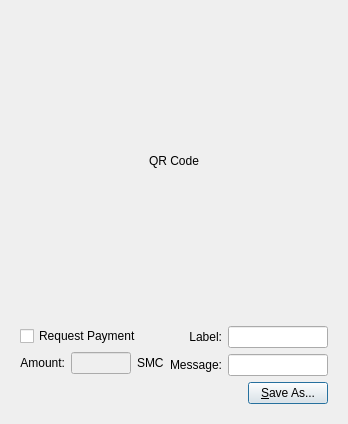
<?xml version="1.0" encoding="UTF-8"?>
<ui version="4.0">
 <class>QRCodeDialog</class>
 <widget class="QDialog" name="QRCodeDialog">
  <property name="geometry">
   <rect>
    <x>0</x>
    <y>0</y>
    <width>320</width>
    <height>404</height>
   </rect>
  </property>
  <property name="windowTitle">
   <string>Dialog</string>
  </property>
  <layout class="QVBoxLayout" name="verticalLayout_3">
   <item>
    <widget class="QLabel" name="lblQRCode">
     <property name="sizePolicy">
      <sizepolicy hsizetype="Expanding" vsizetype="Expanding">
       <horstretch>0</horstretch>
       <verstretch>0</verstretch>
      </sizepolicy>
     </property>
     <property name="minimumSize">
      <size>
       <width>300</width>
       <height>300</height>
      </size>
     </property>
     <property name="text">
      <string>QR Code</string>
     </property>
     <property name="alignment">
      <set>Qt::AlignCenter</set>
     </property>
     <property name="wordWrap">
      <bool>true</bool>
     </property>
    </widget>
   </item>
   <item>
    <widget class="QWidget" name="widget" native="true">
     <layout class="QVBoxLayout" name="verticalLayout_2">
      <item>
       <layout class="QHBoxLayout" name="horizontalLayout_2">
        <item>
         <layout class="QVBoxLayout" name="verticalLayout">
          <item>
           <widget class="QCheckBox" name="chkReqPayment">
            <property name="enabled">
             <bool>true</bool>
            </property>
            <property name="text">
             <string>Request Payment</string>
            </property>
           </widget>
          </item>
          <item>
           <layout class="QHBoxLayout" name="horizontalLayout">
            <item>
             <widget class="QLabel" name="lblAmount">
              <property name="sizePolicy">
               <sizepolicy hsizetype="Preferred" vsizetype="Maximum">
                <horstretch>0</horstretch>
                <verstretch>0</verstretch>
               </sizepolicy>
              </property>
              <property name="text">
               <string>Amount:</string>
              </property>
              <property name="alignment">
               <set>Qt::AlignRight|Qt::AlignTrailing|Qt::AlignVCenter</set>
              </property>
              <property name="buddy">
               <cstring>lnReqAmount</cstring>
              </property>
             </widget>
            </item>
            <item>
             <widget class="QLineEdit" name="lnReqAmount">
              <property name="enabled">
               <bool>false</bool>
              </property>
              <property name="minimumSize">
               <size>
                <width>60</width>
                <height>0</height>
               </size>
              </property>
              <property name="alignment">
               <set>Qt::AlignRight|Qt::AlignTrailing|Qt::AlignVCenter</set>
              </property>
             </widget>
            </item>
            <item>
             <widget class="QLabel" name="lblBTC">
              <property name="sizePolicy">
               <sizepolicy hsizetype="Preferred" vsizetype="Maximum">
                <horstretch>0</horstretch>
                <verstretch>0</verstretch>
               </sizepolicy>
              </property>
              <property name="text">
               <string>SMC</string>
              </property>
              <property name="buddy">
               <cstring>lnReqAmount</cstring>
              </property>
             </widget>
            </item>
           </layout>
          </item>
         </layout>
        </item>
        <item>
         <layout class="QGridLayout" name="gridLayout">
          <item row="0" column="0">
           <widget class="QLabel" name="lblLabel">
            <property name="text">
             <string>Label:</string>
            </property>
            <property name="alignment">
             <set>Qt::AlignRight|Qt::AlignTrailing|Qt::AlignVCenter</set>
            </property>
            <property name="buddy">
             <cstring>lnLabel</cstring>
            </property>
           </widget>
          </item>
          <item row="0" column="1">
           <widget class="QLineEdit" name="lnLabel">
            <property name="minimumSize">
             <size>
              <width>100</width>
              <height>0</height>
             </size>
            </property>
           </widget>
          </item>
          <item row="1" column="0">
           <widget class="QLabel" name="lblMessage">
            <property name="text">
             <string>Message:</string>
            </property>
            <property name="alignment">
             <set>Qt::AlignRight|Qt::AlignTrailing|Qt::AlignVCenter</set>
            </property>
            <property name="buddy">
             <cstring>lnMessage</cstring>
            </property>
           </widget>
          </item>
          <item row="1" column="1">
           <widget class="QLineEdit" name="lnMessage">
            <property name="minimumSize">
             <size>
              <width>100</width>
              <height>0</height>
             </size>
            </property>
           </widget>
          </item>
         </layout>
        </item>
       </layout>
      </item>
      <item>
       <layout class="QHBoxLayout" name="horizontalLayout_3">
        <item>
         <spacer name="horizontalSpacer">
          <property name="orientation">
           <enum>Qt::Horizontal</enum>
          </property>
          <property name="sizeHint" stdset="0">
           <size>
            <width>40</width>
            <height>20</height>
           </size>
          </property>
         </spacer>
        </item>
        <item>
         <widget class="QPushButton" name="btnSaveAs">
          <property name="text">
           <string>&amp;Save As...</string>
          </property>
         </widget>
        </item>
       </layout>
      </item>
     </layout>
    </widget>
   </item>
  </layout>
 </widget>
 <resources/>
 <connections>
  <connection>
   <sender>chkReqPayment</sender>
   <signal>clicked(bool)</signal>
   <receiver>lnReqAmount</receiver>
   <slot>setEnabled(bool)</slot>
   <hints>
    <hint type="sourcelabel">
     <x>92</x>
     <y>285</y>
    </hint>
    <hint type="destinationlabel">
     <x>98</x>
     <y>311</y>
    </hint>
   </hints>
  </connection>
 </connections>
</ui>
